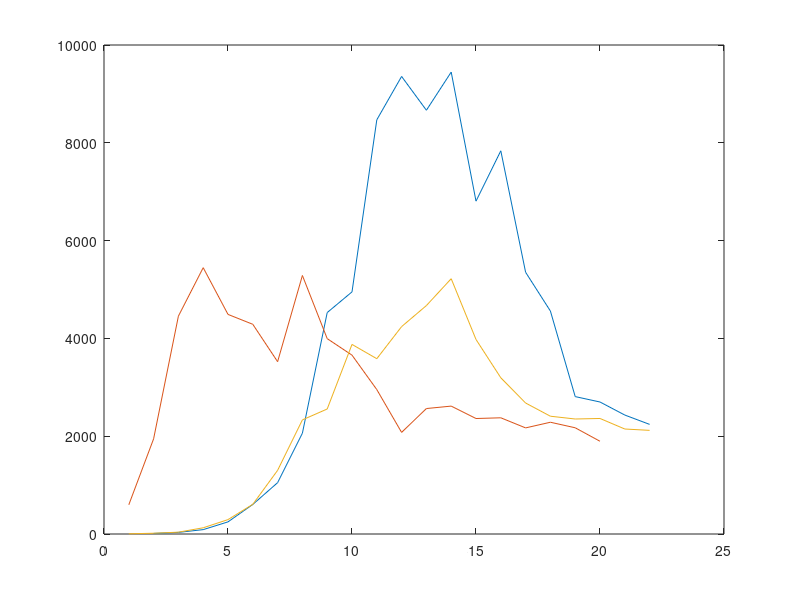

Source code (MATLAB):
clear all; close all; clc;


N =  262144*16;

x = randn(N,1) + 1i * randn(N,1);


k = 4;
s = N;

for j = 1:21
  z = x(1:s);
  t = tic();
  for i = 1:k
    y = fft(z);
  endfor
  dt = toc(t) / k;
  mflops(22-j) = 5 * s * log2(s) / dt / 1E6 ;
  size(22-j) = s;
  fprintf("size = %8d   Mflops = %12.3f\n", s, mflops(22-j));
  k = k * 1.7;
  s = s / 2;
endfor

dspl_size = [2      
             4      
             8      
             16     
             32     
             64     
             128    
             256    
             512    
             1024   
             2048   
             4096   
             8192   
             16384  
             32768  
             65536  
             131072 
             262144 
             524288 
             1048576];
             

dspl_mflops = [597.7 
               1946.0
               4455.5
               5446.3
               4490.7
               4288.5
               3524.1
               5286.9
               3995.3
               3657.6
               2953.2
               2078.0
               2565.7
               2615.5
               2361.8
               2376.4
               2169.8
               2285.5
               2172.4
               1896.4];

python_size = [4194304
               2097152
               1048576
                524288
                262144
                131072
                 65536
                 32768
                 16384
                  8192
                  4096
                  2048
                  1024
                   512
                   256
                   128
                    64
                    32
                    16
                     8
                     4
                     2];
                     
                     
                     
                     
python_mflops = [2119.626
                 2147.070
                 2362.656
                 2351.777
                 2408.621
                 2678.743
                 3194.574
                 3978.322
                 5220.731
                 4671.613
                 4240.982
                 3585.080
                 3876.999
                 2556.301
                 2333.780
                 1301.660
                  606.947
                  294.469
                  127.103
                   37.574
                   15.669
                    4.110];                     
   
   plot(log2(size), mflops,log2(dspl_size), dspl_mflops, log2(python_size), python_mflops)